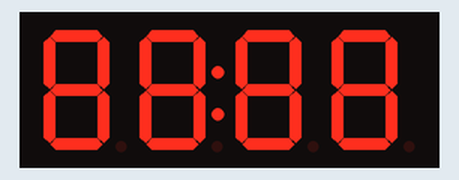
The program below on a simulated Raspberry Pi (BCM pin numbers). On the bench: 4-digit seven-segment display.

Above: at 0.2 s.
At 14.7 s:
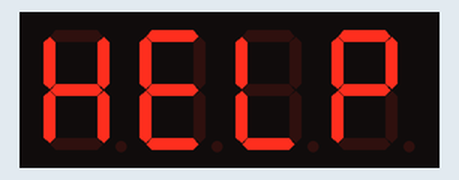
At 17.7 s:
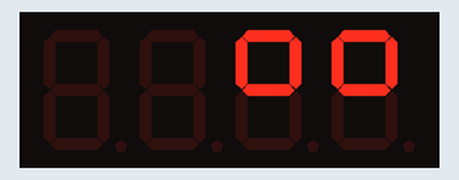
At 21.2 s:
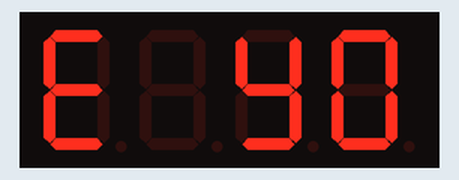
At 27.8 s:
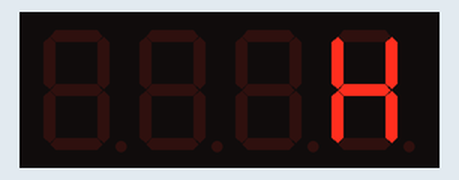
At 39.3 s:
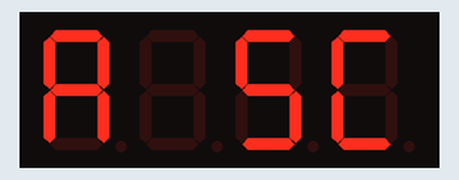

The program:

demo.py
```python
#!/usr/bin/env python
# coding=utf-8

import tm1637
from time import sleep

# Initialize the display
display = tm1637.TM1637(clk=23, dio=24)

# all LEDS off
display.write([0, 0, 0, 0])
sleep(0.1)

# all LEDS on "88:88"
display.write([127, 255, 127, 127])
sleep(2)

# show "0123"
#display.write([63, 6, 91, 79])
#sleep(2)
display.number(0)
sleep(1)
display.number(12)
sleep(1)
display.number(123)
sleep(1)
display.number(1234)
sleep(1)
display.scroll("1234567890", 500)
sleep(1)


# Set the brightness (0-7)
display.brightness(3)

# show "Help"
display.show('help')
sleep(2)

# Define a scrolling message
display.scroll("**Love You**", 500)
sleep(2)
display.scroll("Hello World This is a scrolling marquee", 500)
sleep(2)

# Clear the display when finished
display.show('bye')
```

Measured:
- what the display in image 0 shows lasts 2.0 s, from 0.1 s to 2.1 s
- what the display in image 2 shows lasts 0.5 s, from 17.7 s to 18.2 s
